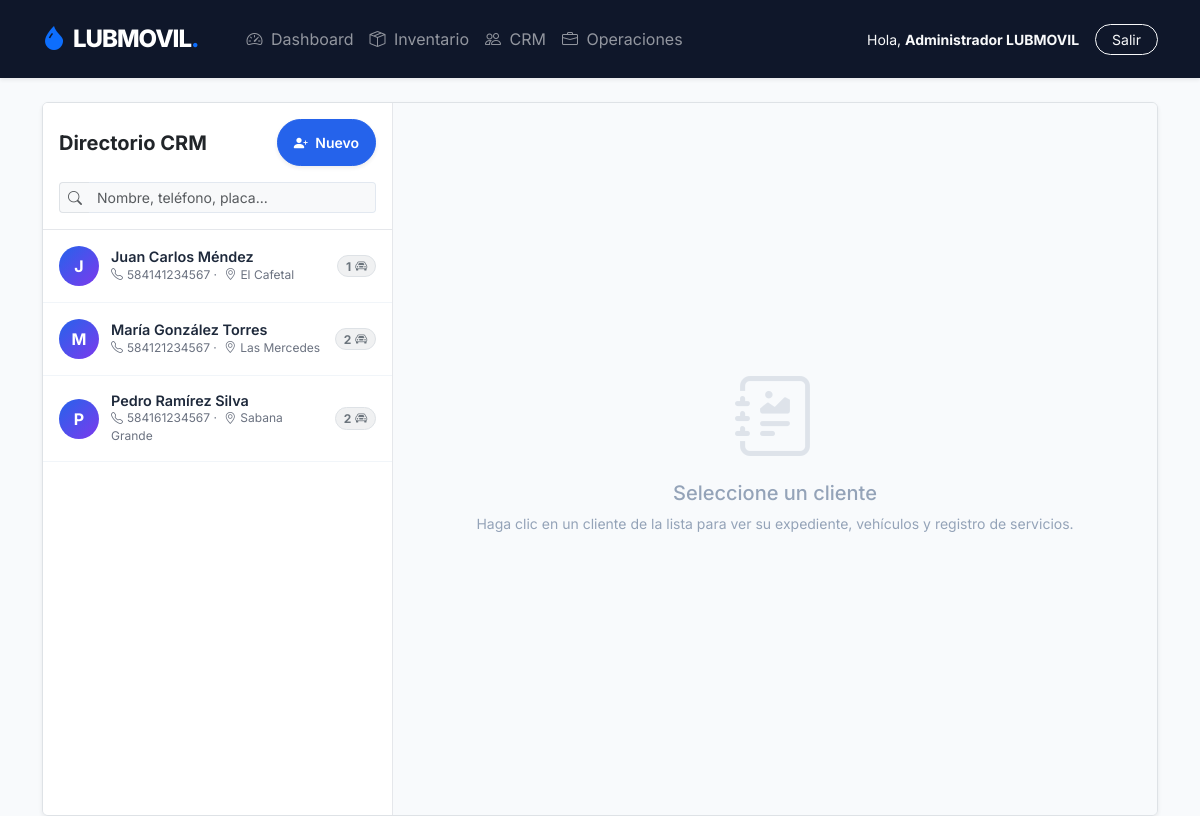
Page /crm (signed in) on the committed database.
### app/models/models.py (models this page shows)
class User(Base):
    __tablename__ = "users"
    id = Column(Integer, primary_key=True, index=True)
    username = Column(String, unique=True, index=True, nullable=False)
    hashed_password = Column(String, nullable=False)
    full_name = Column(String)
    role = Column(SQLEnum(UserRole), default=UserRole.INSTALADOR)
    is_active = Column(Boolean, default=True)
    last_login = Column(DateTime, default=datetime.utcnow)

class Client(Base):
    __tablename__ = "clients"
    id = Column(Integer, primary_key=True, index=True)
    full_name = Column(String, index=True, nullable=False)
    phone = Column(String, index=True)          # Formato internacional ej: 584121234567
    email = Column(String, nullable=True)
    address_reference = Column(String)                     # Zona/Sector
    total_spent_usd = Column(Float, default=0.0)     # Acumulativo en USD
    created_at = Column(DateTime, default=datetime.utcnow)
    vehicles = relationship("Vehicle", back_populates="client", cascade="all, delete-orphan")

### app/main.py (the view)
@app.get("/crm", response_class=HTMLResponse)
async def crm_page(request: Request, db: Session = Depends(deps.get_db)):
    try:
        current_user = await deps.get_current_user(request, db)
        from app.crud import crm as crud_crm
        clients = crud_crm.get_clients(db)
        clients_list = []
        for c in clients:
            c_dict = {
                "id": c.id,
                "full_name": c.full_name,
                "phone": c.phone or "",
                "address": c.address_reference or "",
                "total_spent": float(c.total_spent_usd or 0.0),
                "vehicles": []
            }
            for v in c.vehicles:
                v_dict = {
                    "id": v.id,
                    "plate": v.plate,
                    "brand": v.brand or "",
                    "model": v.model or "",
                    "year": v.year or "",
                    "engine_type": v.engine_type or "",
                    "recommended_viscosity": v.recommended_viscosity or "",
                    "capacity": v.oil_capacity_qts or "",
                    "filter_oil": v.filter_model_oil or "",
                    "filter_air": v.filter_model_air or "",
                    "odometer": v.current_odometer or "",
                    "qr": v.qr_uuid,
                    "service_count": v.service_count or 0,
                    "service_records": []
                }
                for sr in v.service_records:
                    v_dict["service_records"].append({
                        "id": sr.id,
                        "date": sr.date.isoformat() if sr.date else None,
                        "odometer": sr.odometer_at_service,
                        "service_type": sr.service_type,
                        "total_cost": float(sr.total_cost_usd or 0.0),
                        "payment_method": sr.payment_method or "",
                        "notes": sr.notes_technician or ""
                    })
                c_dict["vehicles"].append(v_dict)
            clients_list.append(c_dict)
        return templates.TemplateResponse("crm.html", {
            "request": request,
            "user": current_user,
            "settings": settings,
            "clients": clients,
            "clients_json": json.dumps(clients_list)
        })
    except Exception as e:
        import traceback
        print(f"ERROR in index route: {e}")
        traceback.print_exc()
        raise HTTPException(status_code=500, detail=str(e))

### app/templates/crm.html (shortened to what this page needs)
{% extends "base.html" %}
{% block content %}
<div class="crm-container shadow-sm rounded border">
    <div class="client-list-panel">
        <div class="search-header">
            <div class="d-flex justify-content-between align-items-center mb-3">
                <h5 class="fw-bold mb-0 text-dark">Directorio CRM</h5>
                <button class="btn btn-primary btn-sm rounded-pill px-3 shadow-sm" data-bs-toggle="modal"
                    data-bs-target="#addClientModal">
                    <i class="bi bi-person-plus-fill me-1"></i> Nuevo
                </button>
            </div>
            <div class="input-group input-group-sm">
                <span class="input-group-text bg-light border-end-0"><i class="bi bi-search text-muted"></i></span>
                <input type="text" id="crmSearch" class="form-control border-start-0 bg-light"
                    placeholder="Nombre, teléfono, placa...">
            </div>
        </div>
        <div class="clients-scroll" id="clientListContainer">
            {% for client in clients %}
            <div class="client-item" onclick="loadClientDetail({{ client.id }})" id="client-item-{{ client.id }}"
                data-name="{{ client.full_name | lower }}" data-phone="{{ client.phone or '' }}"
                data-plates="{{ client.vehicles | map(attribute='plate') | join(' ') | lower }}">
                <div class="client-avatar">{{ client.full_name[0].upper() }}</div>
                <div class="client-info-compact flex-grow-1">
                    <h6>{{ client.full_name }}</h6>
                    <p>
                        {% if client.phone %}<i class="bi bi-telephone ms-0 me-1"></i>{{ client.phone }}{% endif %}
                        {% if client.address_reference %} · <i class="bi bi-geo-alt mx-1"></i>{{ client.address_reference|truncate(15) }}{% endif %}
                    </p>
                </div>
                {% if client.vehicles|length > 0 %}
                <span class="badge bg-secondary rounded-pill bg-opacity-10 text-secondary border">{{ client.vehicles|length }}<i class="bi bi-car-front ms-1"></i></span>
                {% endif %}
            </div>
            {% endfor %}
        </div>
    </div>
    <div class="client-detail-panel" id="clientDetailPanel">
        <div class="empty-state" id="emptyStateDetail">
            <i class="bi bi-journal-richtext display-1 mb-3 opacity-25"></i>
            <h5>Seleccione un cliente</h5>
            <p class="small">Haga clic en un cliente de la lista para ver su expediente, vehículos y registro de
                servicios.</p>
        </div>
    </div>
</div>
{% endblock %}

### app/templates/base.html (shortened to what this page needs)
<!DOCTYPE html>
<html lang="es">
<head>
    <link href="https://cdn.jsdelivr.net/npm/bootstrap@5.3.0/dist/css/bootstrap.min.css" rel="stylesheet">
    <link rel="stylesheet" href="https://cdn.jsdelivr.net/npm/bootstrap-icons@1.11.1/font/bootstrap-icons.css">
    <link rel="stylesheet" href="/static/css/style.css">
</head>
<body class="{% block body_class %}{% endblock %}">
    {% if not hide_nav %}
    <nav class="navbar navbar-expand-lg navbar-dark shadow-sm">
        <div class="container">
            <a class="navbar-brand d-flex align-items-center" href="/">
                <i class="bi bi-droplet-fill text-primary me-2"></i>
                LUBMOVIL<span class="text-primary">.</span>
            </a>
            {% if user %}
            <div class="collapse navbar-collapse" id="navContent">
                <ul class="navbar-nav me-auto mb-2 mb-lg-0 ms-lg-4">
                    <li class="nav-item">
                        <a class="nav-link" href="/"><i class="bi bi-speedometer2 me-1"></i> Dashboard</a>
                    </li>
                    <li class="nav-item">
                        <a class="nav-link" href="/inventory"><i class="bi bi-box-seam me-1"></i> Inventario</a>
                    </li>
                    <li class="nav-item">
                        <a class="nav-link" href="/crm"><i class="bi bi-people me-1"></i> CRM</a>
                    </li>
                    <li class="nav-item">
                        <a class="nav-link" href="/cerebro"><i class="bi bi-briefcase me-1"></i> Operaciones</a>
                    </li>
                </ul>
                <div class="d-flex align-items-center">
                    <span class="text-light me-3 d-none d-lg-block small">Hola, <b>{{ user.full_name }}</b></span>
                    <a href="/auth/logout" class="btn btn-outline-light btn-sm rounded-pill px-3">Salir</a>
                </div>
            </div>
            {% endif %}
        </div>
    </nav>
    {% endif %}
    <div class="{% block container_class %}container mt-4{% endblock %}">
        {% block content %}{% endblock %}
    </div>
</body>
</html>

### app/static/css/style.css (style rules this page uses)
:root { --primary: #2563eb; --primary-dark: #1d4ed8; --accent: #f59e0b; --bg-main: #f8fafc; --text-main: #1e293b; --glass-bg: rgba(255, 255, 255, 0.85); --glass-border: rgba(255, 255, 255, 0.4); }
body { font-family: 'Inter', sans-serif; color: var(--text-main); background-color: var(--bg-main); background-attachment: fixed; }
.navbar { background: #0f172a !important; padding: 1rem 0; }
.navbar-brand { font-weight: 800; letter-spacing: -1px; font-size: 1.5rem; }
.btn-primary { background-color: var(--primary); border-color: var(--primary); border-radius: 0.4rem; font-weight: 600; padding: 0.75rem 1.5rem; }
.form-control { border-radius: 0.4rem; padding: 0.75rem 1rem; border: 1px solid #e2e8f0; }

### app/templates/crm.html (style rules this page uses)
.crm-container { height: calc(100vh - 86px); display: flex; overflow: hidden; }
.client-list-panel { width: 350px; background: #fff; border-right: 1px solid #e5e7eb; display: flex; flex-direction: column; flex-shrink: 0; }
.client-detail-panel { flex-grow: 1; background: #f8fafc; display: flex; flex-direction: column; overflow: hidden; }
.search-header { padding: 1rem; border-bottom: 1px solid #e5e7eb; background: #fff; }
.clients-scroll { overflow-y: auto; flex-grow: 1; }
.client-item { padding: 1rem; border-bottom: 1px solid #f1f5f9; cursor: pointer; transition: all 0.2s; display: flex; align-items: center; gap: 0.75rem; }
.client-avatar { width: 40px; height: 40px; border-radius: 50%; display: flex; align-items: center; justify-content: center; color: white; font-weight: bold; background: linear-gradient(135deg, #2563eb, #7c3aed); flex-shrink: 0; }
.client-info-compact p { margin: 0; font-size: 0.75rem; color: #6b7280; }
.client-info-compact h6 { margin: 0; font-size: 0.9rem; font-weight: 600; color: #1e293b; }
.empty-state { height: 100%; display: flex; flex-direction: column; align-items: center; justify-content: center; color: #94a3b8; }

### rows in the picture
User: full_name "Administrador LUBMOVIL"
Client: full_name "J", full_name "Juan Carlos Méndez", phone "584141234567", address_reference "El Cafetal", vehicles|length "1"
Client: full_name "M", full_name "María González Torres", phone "584121234567", address_reference "Las Mercedes", vehicles|length "2"
Client: full_name "P", full_name "Pedro Ramírez Silva", phone "584161234567", address_reference "Sabana Grande", vehicles|length "2"
